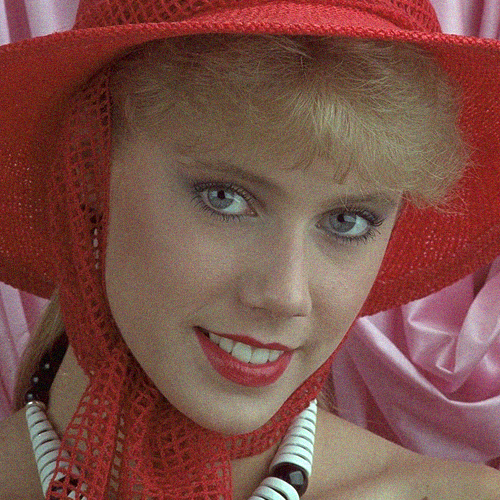
//> input picture denoise/gaussi_filter/images/input/Kodak24/3.png, 500 x 500 px
$ ./guided_demo   (built with g++ and OpenCV 4)
//> lines starting //> are read from the running program, lines starting //| are printed output that depends on the picture
//C++
#include <cmath>
#include <chrono>
#include <vector>
#include <iostream>
// self
#include "guided_filter.h"

namespace {
    // [37 lines left out: functions run, cv_info, cv_show, cv_resize, cv_concat, cv_concat, not called in this run]
}


// [18 lines left out: function denoise_gray_demo, not called in this run]


void denoise_rgb_demo_1() {
    // 根据图片路径读取图像
    const char* noise_path = "./images/input/denoise/Kodak24/3.png";
    const auto noise_image = cv::imread(noise_path);
//> noise_image is the input picture: 500 rows x 500 cols, CV_8UC3; mean B, G, R 71.1, 79, 123.8
    if(noise_image.empty()) {
        std::cout << "读取图片  " << noise_path << "  失败 !" << std::endl;
        return;
    }
    // 自己对自己做引导滤波就是去噪, 那么此时, 将图像根据通道分离
    std::vector<cv::Mat> noise_channels;
    cv::split(noise_image, noise_channels);
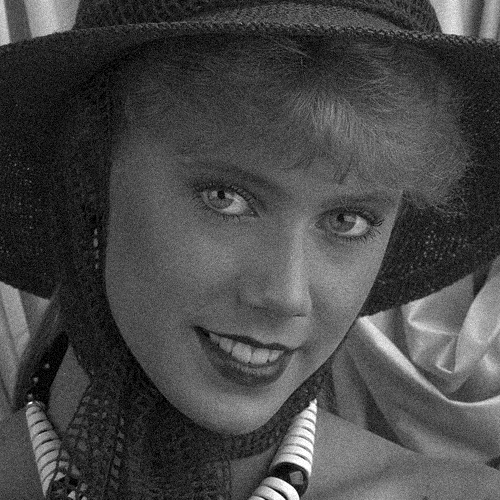
//> noise_channels[0]: 500 rows x 500 cols, CV_8UC1; min 0, max 255, mean 71.1
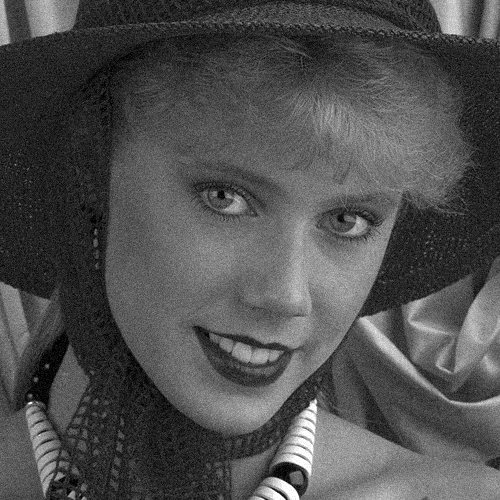
//> noise_channels[1]: 500 rows x 500 cols, CV_8UC1; min 0, max 255, mean 79
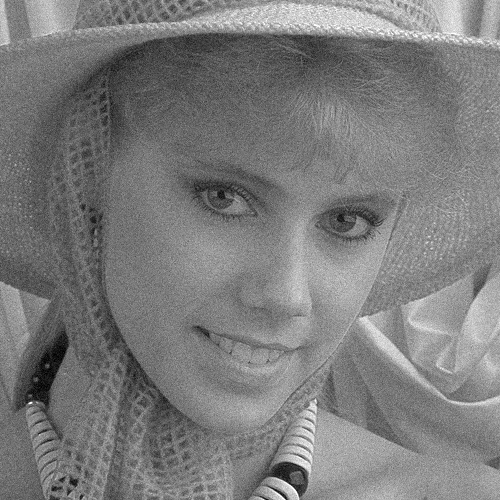
//> noise_channels[2]: 500 rows x 500 cols, CV_8UC1; min 0, max 255, mean 123.8
    // 用一个 vector 接收每个通道的去噪结果
    std::vector<cv::Mat> denoised_channels;
    for(const auto& channel : noise_channels)
//> (the run ends here: the program needs code that is not available in this run, at `denoised_channels.emplace_back(guided_filter_with_gray(channel, channe..`)

$ run again, with low-light/datasets/LDR_TEST_IMAGES_DICM/06.JPG saved as denoise/gaussi_filter/images/input/Kodak24/3.png
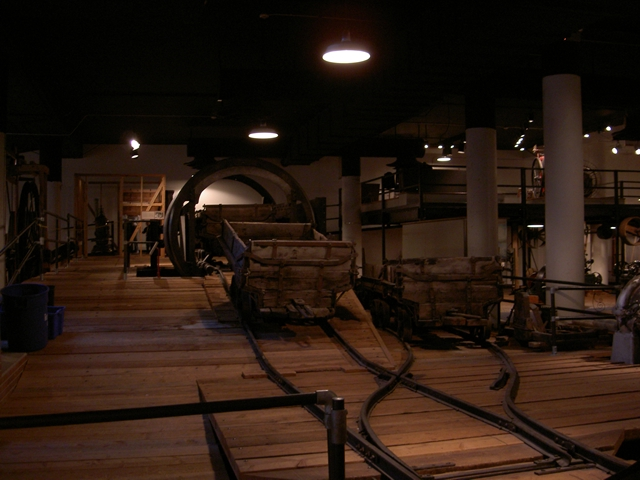
//> input picture low-light/datasets/LDR_TEST_IMAGES_DICM/06.JPG, 640 x 480 px
//> in denoise_rgb_demo_1, noise_image is the input picture: 480 rows x 640 cols, CV_8UC3; mean B, G, R 16.1, 24.8, 39.6
//> in denoise_rgb_demo_1, `cv::split(noise_image, noise_channels);`:
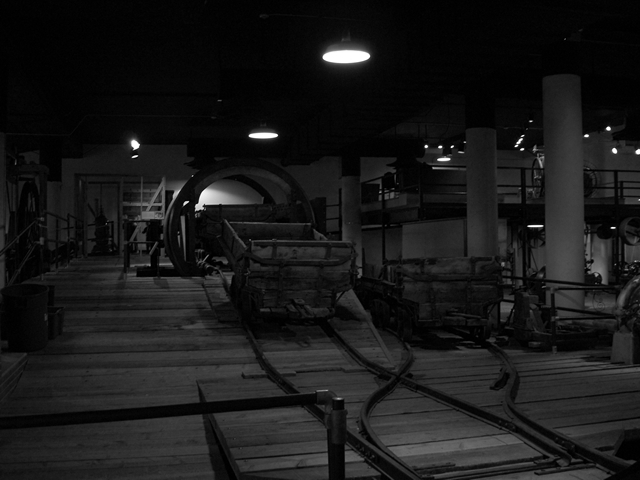
//> noise_channels[1]: 480 rows x 640 cols, CV_8UC1; min 0, max 255, mean 24.8
//> in denoise_rgb_demo_1, `cv::split(noise_image, noise_channels);`:
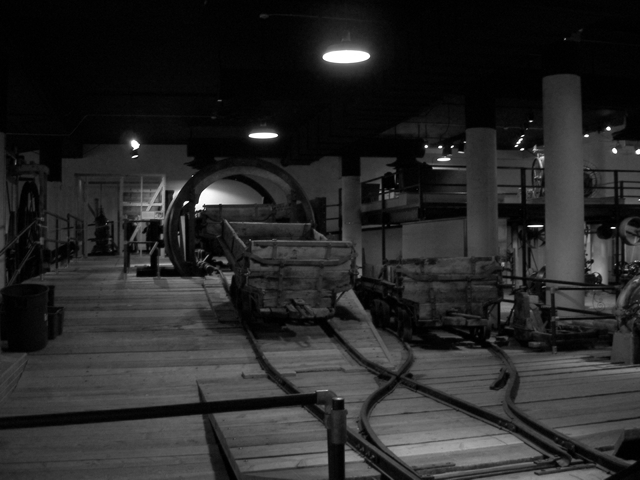
//> noise_channels[2]: 480 rows x 640 cols, CV_8UC1; min 0, max 255, mean 39.6

$ run again, with low-light/datasets/LDR_TEST_IMAGES_DICM/28.JPG saved as denoise/gaussi_filter/images/input/Kodak24/3.png
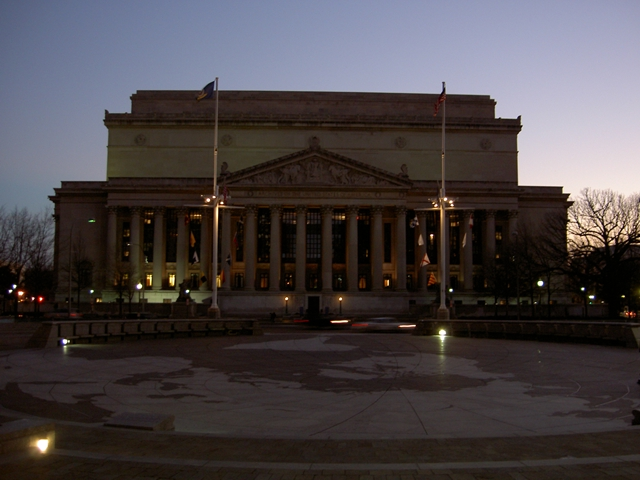
//> input picture low-light/datasets/LDR_TEST_IMAGES_DICM/28.JPG, 640 x 480 px
//> in denoise_rgb_demo_1, noise_image is the input picture: 480 rows x 640 cols, CV_8UC3; mean B, G, R 68.9, 66.8, 72.8
//> in denoise_rgb_demo_1, `cv::split(noise_image, noise_channels);`:
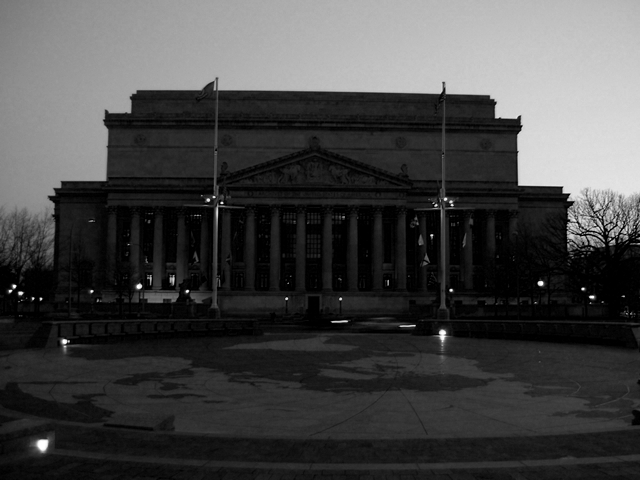
//> noise_channels[0]: 480 rows x 640 cols, CV_8UC1; min 0, max 255, mean 68.9
//> in denoise_rgb_demo_1, `cv::split(noise_image, noise_channels);`:
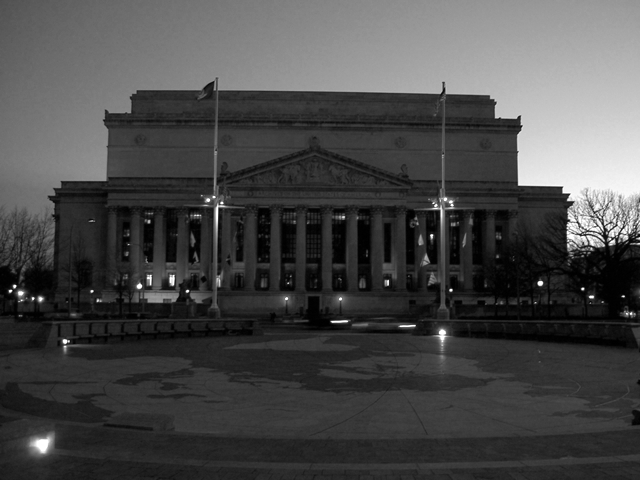
//> noise_channels[2]: 480 rows x 640 cols, CV_8UC1; min 0, max 255, mean 72.8

$ run again, with low-light/datasets/LDR_TEST_IMAGES_DICM/32.jpg saved as denoise/gaussi_filter/images/input/Kodak24/3.png
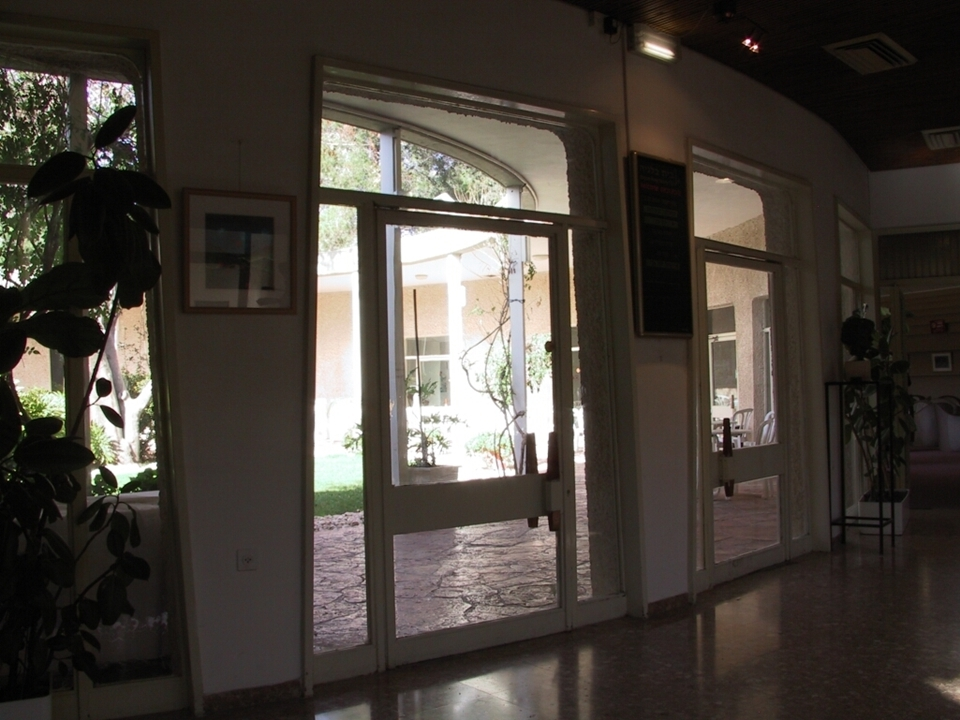
//> input picture low-light/datasets/LDR_TEST_IMAGES_DICM/32.jpg, 960 x 720 px
//> in denoise_rgb_demo_1, noise_image is the input picture: 720 rows x 960 cols, CV_8UC3; mean B, G, R 56.1, 63, 69.6
//> in denoise_rgb_demo_1, `cv::split(noise_image, noise_channels);`:
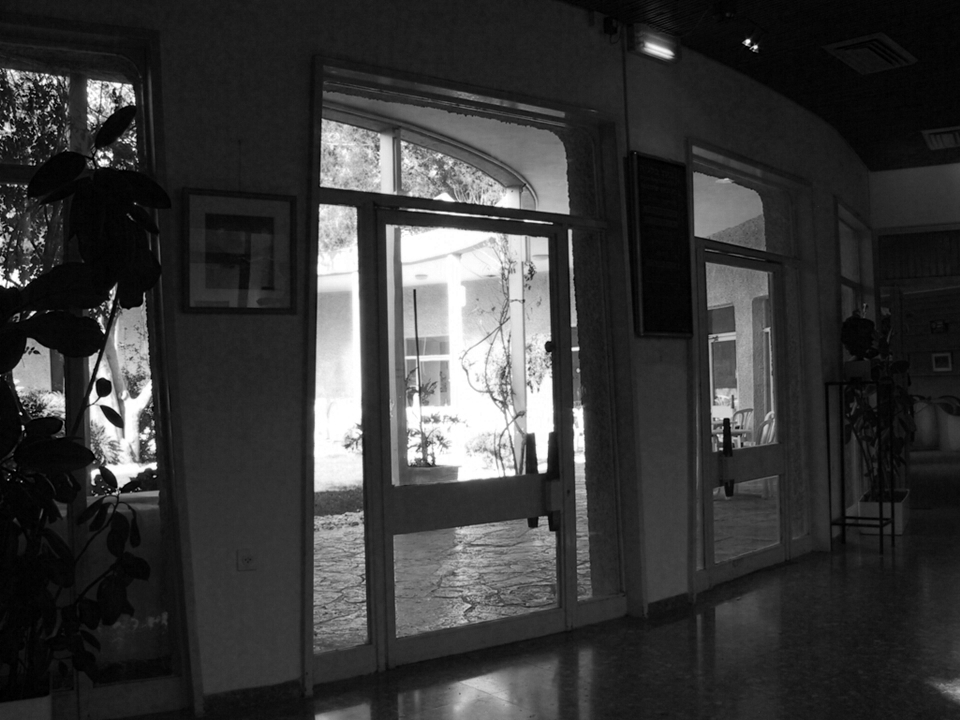
//> noise_channels[0]: 720 rows x 960 cols, CV_8UC1; min 0, max 255, mean 56.1
//> in denoise_rgb_demo_1, `cv::split(noise_image, noise_channels);`:
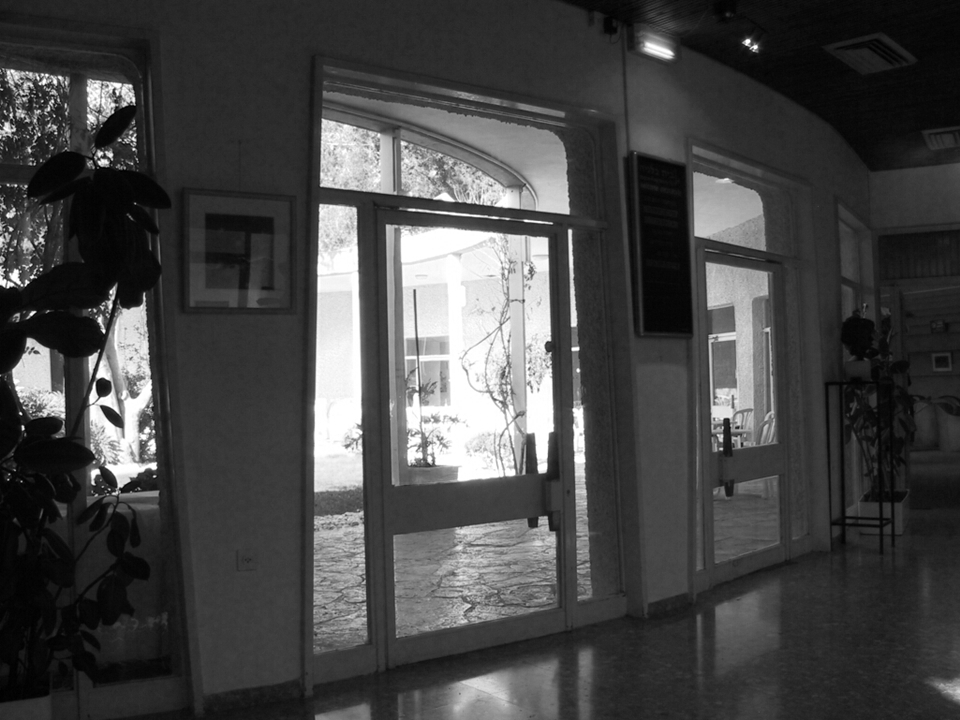
//> noise_channels[2]: 720 rows x 960 cols, CV_8UC1; min 0, max 255, mean 69.6
